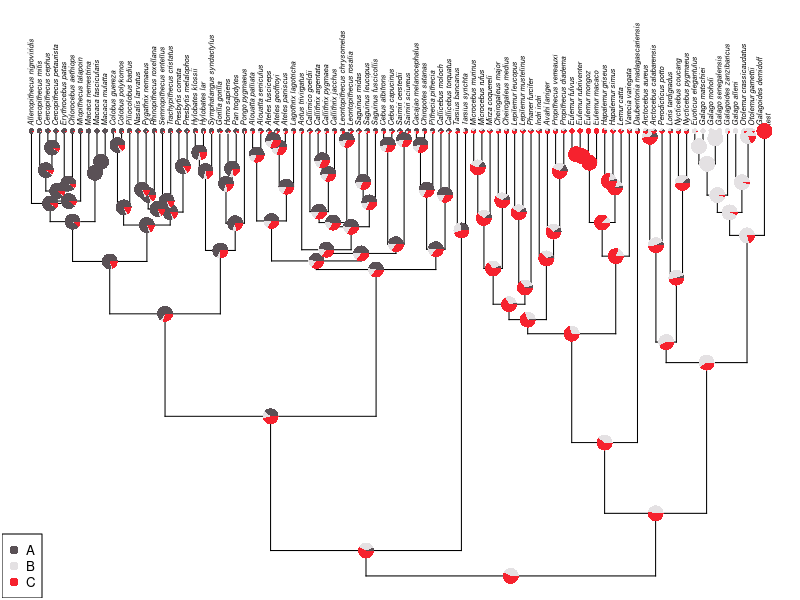

Write R code to recreate this figure. (Note: this script raises an error after producing the figure.)
## ---- chunk 1
knitr::opts_chunk$set(
  collapse = TRUE,
  comment = "#>"
)
## ---- chunk 2
library(phytools)
library(dplyr)
library(tidyr)
library(tibble)
library(purrr)
## ---- chunk 3
data('primate.tree')
data('primate.data')
tre <- primate.tree
dat <- primate.data
states_original <- dat |> 
    rownames_to_column(var = 'tip_label') |> 
    select(tip_label, Activity_pattern) |> 
    mutate(presence = 1) |> 
    pivot_wider(
        names_from = 'Activity_pattern', values_from = 'presence', values_fill = 0
    ) |> 
    column_to_rownames(var = 'tip_label') |> 
    set_names(c('A', 'B', 'C')) |> 
    as.matrix()
## ---- chunk 4
tip_number <- which(tre$tip.label == 'Galagoides_demidoff')
x <- bind.tip(tree = tre, tip.label = 'test', edge.length = 1000, where = tip_number)
## ---- chunk 5
tip_number <- which(x$tip.label == 'Galagoides_demidoff')
tip_number2 <- which(x$tip.label == 'test')
## ---- chunk 6
x$edge[which(x$edge[,2] == tip_number),]
## ---- chunk 7
x$edge[which(x$edge[,2] == tip_number2),]
## ---- chunk 8
x$edge.length[which(x$edge[,2] == tip_number)] <- 1e-06
## ---- chunk 9
x$edge.length[which(x$edge[,2] == tip_number2)] <- 1e-06
## ---- chunk 10
x$edge.length
## ---- chunk 11
m <- states_original
m[] <- 1 / ncol(m)
# m['Galagoides_demidoff', ] <- c(A = 1, B = 0, C = 0)
m <- rbind(m, c(A = 0, B = 0, C = 1))
rownames(m)[nrow(m)] <- 'test'

macaca <- grep('^Macaca_', rownames(m)) # ?
galago <- grep('^Galago_', rownames(m)) # B
eulemur <- grep('^Eulemur', rownames(m)) # C

m[macaca, ] <- c(rep(1,3), rep(0, 6))
m[galago, ] <- c(rep(0,4), rep(1, 4), rep(0, 4))
m[eulemur, ] <- c(rep(0,8), rep(1, 4))


## ---- chunk 12
myMod <- 'ARD'
myPi <- 'fitzjohn'
fit <- fitMk(
    tree = x, x = m, model = myMod, pi = myPi, lik.func = "pruning",
    logscale = TRUE
)
ace <- ancr(fit, tips=TRUE)
plot(ace, args.plotTree = list(direction = "upwards"))
## ---- chunk 13
sessioninfo::session_info()
